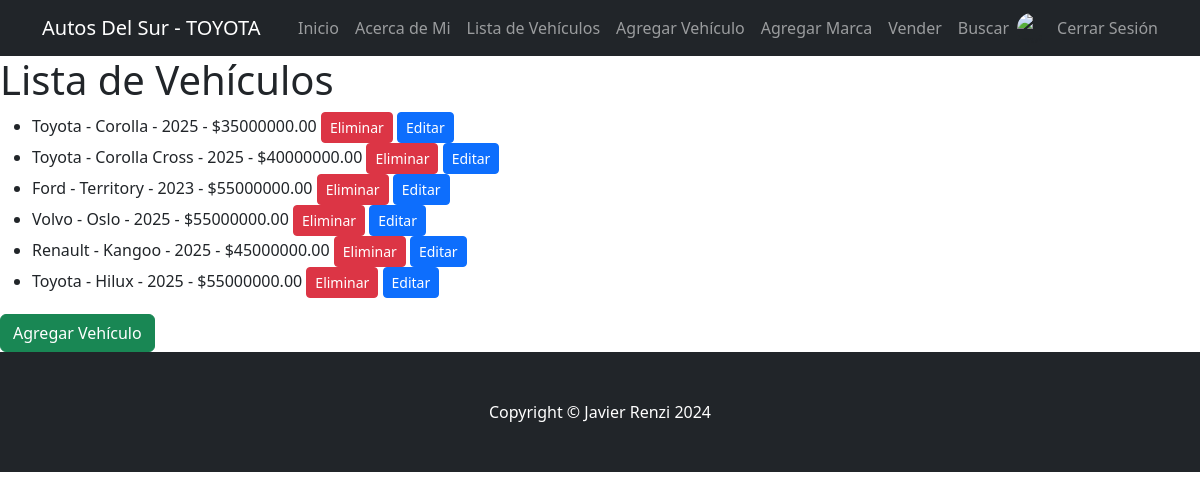
/users/cars/ (signed in), run on an earlier commit of the app's database.
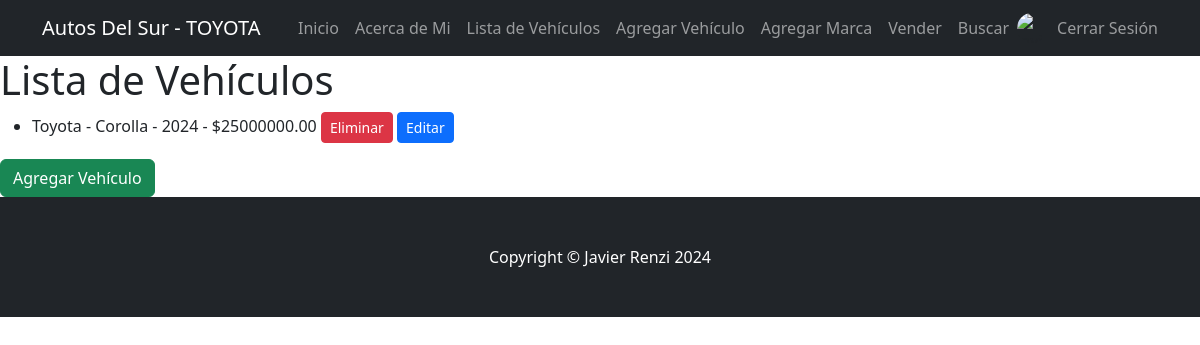
And on a later commit of the database.
### web_autos/models.py (models this page shows, shortened)
class Car(models.Model):
    brand = models.ForeignKey(Brand, on_delete=models.CASCADE, verbose_name="Marca")
    model = models.CharField(max_length=100, verbose_name="Modelo")
    year = models.IntegerField(verbose_name="Año")
    price = models.DecimalField(max_digits=10, decimal_places=2, verbose_name="Precio")
    image = models.ImageField(upload_to='car_images/', blank=True, null=True, verbose_name="Imagen")  # Campo de imagen

class Brand(models.Model):
    name = models.CharField(max_length=100, verbose_name="Nombre")
    country = models.CharField(max_length=100, verbose_name="País")
    def __str__(self):
        return self.name

### users/views.py (the view)
# urls.py: path('cars/', CarListView.as_view(), name='car_list'),
class CarListView(LoginRequiredMixin, ListView):
    model = Car
    template_name = 'web_autos/car_list.html'
    context_object_name = 'cars'

### web_autos/templates/web_autos/car_list.html (shortened to what this page needs)
{% extends 'web_autos/base.html' %}
{% load static %}
{% block content %}
<h1>Lista de Vehículos</h1>
<ul>
    {% for car in cars %}
        <li>
            {{ car.brand }} - {{ car.model }} - {{ car.year }} - ${{ car.price }}
            {% if user.is_authenticated %}
                <form method="post" action="{% url 'car_delete' car.id %}" style="display:inline;">
                    <button type="submit" class="btn btn-danger btn-sm">Eliminar</button>
                </form>
                <a href="{% url 'car_edit' car.pk %}" class="btn btn-primary btn-sm">Editar</a>
            {% endif %}
        </li>
    {% endfor %}
</ul>
{% if user.is_authenticated %}
    <a href="{% url 'car_add' %}" class="btn btn-success">Agregar Vehículo</a>
{% endif %}
{% endblock %}

### web_autos/templates/web_autos/base.html (shortened to what this page needs)
<!DOCTYPE html>
<html lang="en">
<head>
    {% load static %}
    <link href="{% static 'web_autos/css/styles.css' %}" rel="stylesheet" />
</head>
<body>
    <nav class="navbar navbar-expand-lg navbar-dark bg-dark">
        <div class="container">
            <a class="navbar-brand" href="{% url 'index' %}">Autos Del Sur - TOYOTA</a>
            <div class="collapse navbar-collapse" id="navbarSupportedContent">
                <ul class="navbar-nav ms-auto mb-2 mb-lg-0">
                    <li class="nav-item">
                        <a class="nav-link" href="{% url 'index' %}">Inicio</a>
                    </li>
                    <li class="nav-item">
                        <a class="nav-link" href="{% url 'about' %}">Acerca de Mi</a>
                    </li>
                    {% if user.is_authenticated %}
                        <li class="nav-item">
                            <a class="nav-link" href="{% url 'car_list' %}">Lista de Vehículos</a>
                        </li>
                        <li class="nav-item">
                            <a class="nav-link" href="{% url 'car_add' %}">Agregar Vehículo</a>
                        </li>
                        <li class="nav-item">
                            <a class="nav-link" href="{% url 'add_brand' %}">Agregar Marca</a>
                        </li>
                        <li class="nav-item">
                            <a class="nav-link" href="{% url 'add_owner' %}">Vender</a>
                        </li>
                        <li class="nav-item">
                            <a class="nav-link" href="{% url 'search' %}">Buscar</a>
                        </li>
                        <li class="nav-item d-flex align-items-center">
                            <img src="{{ user.profile.avatar.url }}" alt="{{ user.username }}" class="rounded-circle" width="30" height="30" style="margin-right: 10px;">
                            <form method="post" action="{% url 'logout' %}">
                                <button type="submit" class="nav-link btn btn-link" style="padding: 0; border: none; background: none;">Cerrar Sesión</button>
                            </form>
                        </li>
                    {% else %}
                        <li class="nav-item">
                            <a class="nav-link" href="{% url 'login' %}">Iniciar Sesión</a>
                        </li>
                    {% endif %}
                </ul>
            </div>
        </div>
    </nav>
    <div class="content-wrapper">
        {% block content %}
        {% endblock %}
    </div>
    <footer class="py-5 bg-dark">
        <div class="container"><p class="m-0 text-center text-white">Copyright &copy; Javier Renzi 2024</p></div>
    </footer>
</body>
</html>

What changed in the data, as far as the page shows it:
removed Car: brand "Toyota", model "Corolla", year "2025", price "35000000.00"
removed Car: brand "Toyota", model "Corolla Cross", year "2025", price "40000000.00"
removed Car: brand "Ford", model "Territory", year "2023", price "55000000.00"
removed Car: brand "Volvo", model "Oslo", year "2025", price "55000000.00"
removed Car: brand "Renault", model "Kangoo", year "2025", price "45000000.00"
removed Car: brand "Toyota", model "Hilux", year "2025", price "55000000.00"
added Car: brand "Toyota", model "Corolla", year "2024", price "25000000.00"
